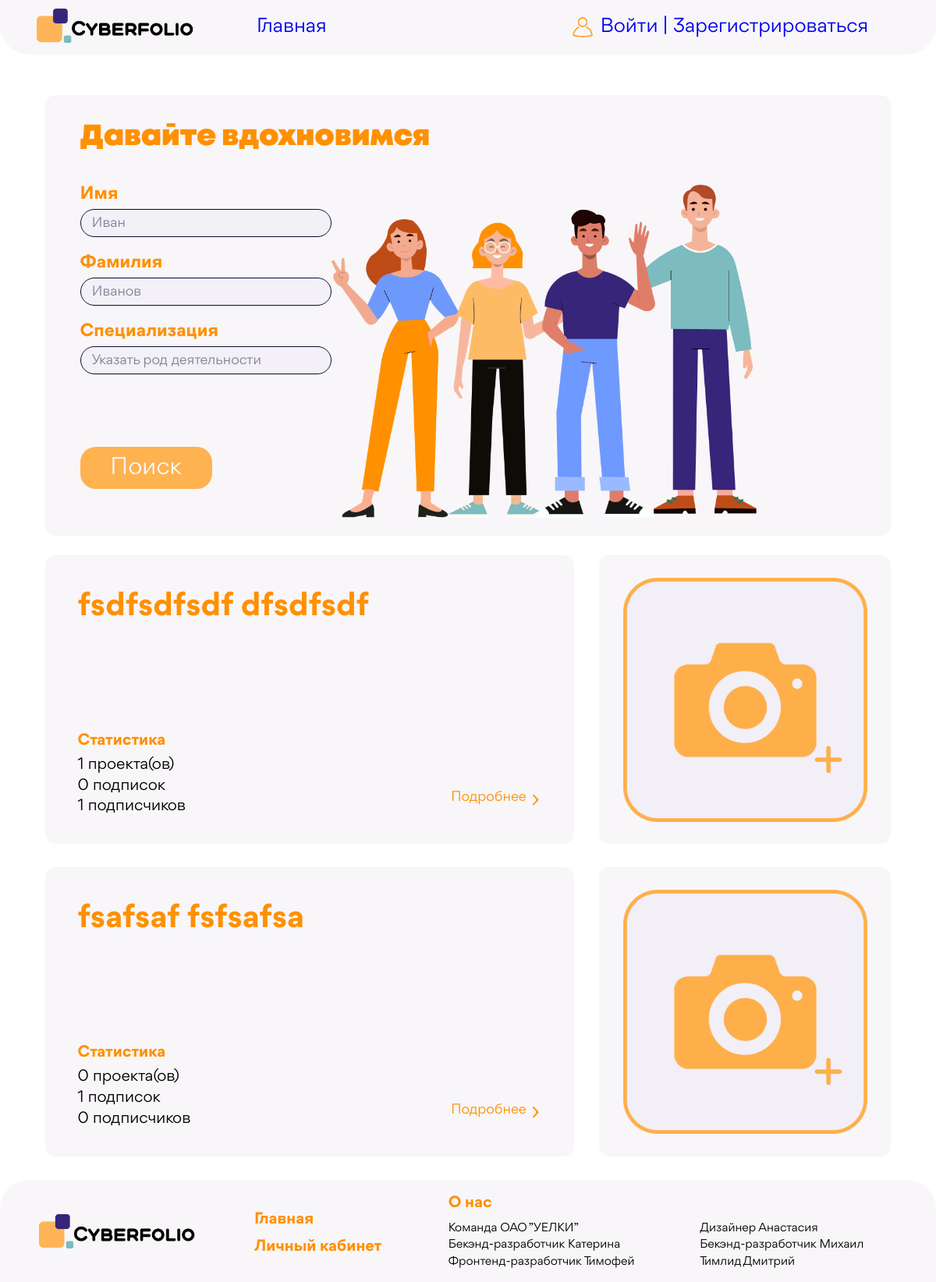
The page / on the database its author committed.
### Accounts/models.py (models this page shows, shortened)
class User(AbstractUser):
    sur_sur_name = models.CharField(max_length=20, verbose_name="Фамилия",blank=True)
    slug = models.SlugField(verbose_name='Слаг', unique=True)
    descriptions = models.TextField(max_length=300, verbose_name='Описание',blank=True)
    email = models.EmailField(verbose_name='Почта',blank=True)
    spec = models.ForeignKey('Specs', db_index=True, on_delete=models.PROTECT, verbose_name="Специализация",blank=True, default=1)
    photo = models.ImageField(upload_to=user_directory_path, blank=True, verbose_name="Фото")
    time_create = models.DateTimeField(auto_now_add=True, verbose_name="Время создания")
    vk_url = models.URLField(max_length=128, blank=True, verbose_name='VK')
    hh_url = models.URLField(max_length=128,blank=True, verbose_name='HH')
    behance_url = models.URLField(max_length=128,blank=True,verbose_name='BH')
    def get_projects(self):
        return Project.objects.all().filter(users=self)
    def count_projects(self):
        return self.get_projects().count()
    def get_followers(self):
        return Follow.objects.all().filter(follow_from_id=self.id).values_list('follow_to', flat=True)
    def count_followers(self):
        return self.get_followers().count()
    def count_followings(self):
        return Follow.objects.all().filter(follow_to_id=self.id).count()
    def get_short_name(self):
        return '{0} {1}'.format(self.last_name, self.first_name)
    class Meta:
        verbose_name = 'Юзер'
        verbose_name_plural = 'Юзеры'
        ordering = ['id']

### Accounts/views.py (the view)
# urls.py: 2. Add a URL to urlpatterns:  path('', Home.as_view(), name='home')
class Home(ListView):
    model = User
    template_name = "main_page.html"
    context_object_name = "users"
    def get_context_data(self, *, object_list = None, **kwargs):
        context = super().get_context_data(**kwargs)
        context['title'] = "Главная страница"
        return context
    def get_queryset(self):
        users = User.objects.all().exclude(id=self.request.user.id).filter(is_superuser=0)
        if self.request.method == 'GET':
            first_name = self.request.GET.get('first_name')
            last_name = self.request.GET.get('last_name')
            spec = self.request.GET.get('specialization')
            first_name_q = Q()
            if first_name:
                first_name_q = Q(first_name__icontains=first_name)
            last_name_q = Q()
            if last_name:
                last_name_q = Q(last_name__icontains=last_name)
            if spec:
                try:
                    spec_obj = Specs.objects.get(name=spec)
                    users = users.filter(spec=spec_obj)
                except Specs.DoesNotExist:
                    pass
            users = users.filter(first_name_q & last_name_q)
        users = users.annotate(num_followers=Count('following')).order_by('-num_followers')
        return users

### templates/main_page.html (shortened to what this page needs)
{% extends 'base.html' %}
{% load static %}
{% block css %}
    <link rel="stylesheet" href="{% static 'css/normalize.css' %}">
    <link rel="stylesheet" href="{% static 'css/general_styles.css' %}">
    <link rel="stylesheet" href="{% static 'css/main_page.css' %}">
    <link href = "{% static 'fonts/stylesheet.css' %}" rel = "stylesheet" type = "text/css" />
{% endblock %}
{% block content %}
    <div class="search_container">
            <div class="search_header">
                Давайте вдохновимся
            </div>
            <div class="search_info">
                <form method="GET" action="{% url 'home' %}">
                    <div class="input-heading">Имя</div>
                    <input type="text" name="first_name" id="first_name" value="{{ request.GET.first_name }}" placeholder="Иван" class="input search_input">
                    <div class="input-heading">Фамилия</div>
                    <input type="text" name="last_name" id="last_name" value="{{ request.GET.last_name }}" placeholder="Иванов" class="input search_input">
                    <div class="input-heading">Специализация</div>
                    <input type="text" name="specialization" id="specialization" value="{{ request.GET.specialization }}" placeholder="Указать род деятельности" class="input search_input">
                    <div class="search_button-container">
                        <button type="submit" class="usual-button search_button">Поиск</button>
                    </div>
                </form>
                <div>
                    <img class="search_img" src="{% static 'images/mainpage_img.png' %}">
                </div>
            </div>
        </div>
<div class="users">
{% for u in users %}
    <div class="user-card-container">
            <div class="left-section card-container">
                <div class="user-header">{{ u.get_short_name }}</div>
                <div class="user-statistic-header">Статистика</div>
                <div class="statistic-container">
                    <ul class="statistic-list">
                        <li class="statistic-item">{{ u.count_projects }} проекта(ов)</li>
                        <li class="statistic-item">{{ u.count_followers }} подписок</li>
                        <li class="statistic-item">{{ u.count_followings }} подписчиков</li>
                    </ul>
                    <a href="{% url 'profile' slug=u.slug %}" class="project-link">
                        <h5 class="abour-project">Подробнее</h5>
                        <img class="abour-project-icon" src="{% static 'images/about-project-icon.svg' %}">
                    </a>
                    </div>
                </div>
                <div class="right-section card-container">
                    {% if u.photo %}
                        <img src="{{u.photo.url}}" alt="" class="avatar">
                    {% else %}
                        <img src="{% static '/images/default_photo.png' %}" alt="" class="avatar">
                    {% endif %}
                </div>
            </div>
        </div>
{% endfor %}
{% endblock %}

### Accounts/static/css/general_styles.css (style rules this page uses)
body { background-image: url(../images/background.png); background-size: cover; background-repeat: no-repeat; display: flex; flex-direction: column; min-height: 100%; }
.usual-button { background-color: #feb250; padding: 1.14vw 2.70vw; border-radius: 1.66vw; color: #f8f6f8 !important; font-weight: 400; font-size: 2.5vw; line-height: 2.7vw; border: 0px; }
a { text-decoration: none; }
input { text-decoration: none; border: 0px; color: #000000; }
ul { list-style: none; margin: 0; padding: 0; }
img { max-width: 100%; }
html { font-family: "Gordita"; height: 100%; }
* { box-sizing: border-box; }
.statistic-item:not(:last-child) { margin-bottom: 0.41vw; }
.user-statistic-header { display: inline; font-weight: 700; font-size: 1.66667vw; line-height: 1.8229vw; color: #FF9000; margin-bottom: 0.78125vw; margin-top: 1.40vw; padding: 0px; }
.statistic-item { font-weight: 400; font-size: 1.66667vw; line-height: 1.8229vw; flex-wrap: nowrap; display: flex; margin-top: 0px; padding: 0px; }
.abour-project { font-weight: 400; font-size: 1.46vw; line-height: 1.5625vw; color: #FF9000; }
.project-link { padding: 1vw; }
.abour-project-icon { min-width: 0.7vw; max-width: 0.7vw; margin-left: 0.68125vw; }
.project-link { display: flex; flex-direction: row; align-items: center; margin-top: auto; }
.card-container { background-color: #F8F6F8; border-radius: 1.1vw; }
.input::placeholder { color: #828396; }
.input { border: 0.15vw solid #090E2B; border-radius: 4.01vw; padding: 0.78vw 1.198vw; transition: 0.3s box-shadow, 0.3s border-color; background: #f3f0f8; font-style: normal; font-weight: 400; font-size: 1.8vw; line-height: 1.354vw; }

### Accounts/static/css/main_page.css (style rules this page uses)
.search_container { display: flex; background: #F8F6F8; border-radius: 1.09vw; width: 90.4%; margin: auto; margin-top: 4.32vw; margin-bottom: 2.08vw; flex-direction: column; padding: 2.55vw 4.16vw 1.45vw 3.75vw; }
.search_header { font-family: 'Mont'; font-style: normal; font-weight: 900; font-size: 3.125vw; line-height: 4.01vw; color: #FF9000; margin-bottom: 3.02vw; }
.input-heading { font-family: 'Gordita'; font-style: normal; font-weight: 700; font-size: 1.875vw; line-height: 2.03vw; color: #FF9000; margin-bottom: 0.57vw; }
.search_info { display: flex; }
.search_img { width: 45.4vw; }
.search_button { font-family: 'Gordita'; font-style: normal; font-weight: 400; font-size: 2.5vw; line-height: 2.7vw; color: #F8F6F8; border: none; padding: 0.93vw 3.02vw; margin-top: 5.98vw; width: 14.1vw; }
.search_input { font-family: 'Gordita'; font-style: normal; font-weight: 400; font-size: 1.45vw; line-height: 1.56vw; color: #000000; padding: 0.78vw 2.91vw 0.52vw 1.19vw; width: 26.9vw; border: 0.15vw solid #090E2B; border-radius: 4.01vw; }
.search_input:not(:last-child) { margin-bottom: 1.71vw; }
.search_button-container { display: flex; }
.user-card-container { width: 90.4%; margin-left: auto; margin-right: auto; display: flex; justify-content: space-between; margin-bottom: 2.5vw; }
.left-section { padding: 3.75vw 2.7vw 3.1vw 3.49vw; width: 56.51vw; display: flex; flex-direction: column; }
.right-section { padding: 2.396vw 2.55vw 1.927vw 2.55vw; }
.statistic-container { display: flex; justify-content: space-between; align-items: flex-end; }
.avatar { min-width: 26.1vw; max-width: 26.1vw; }
.project-link { align-self: end; align-items: end !important; }
h5 { margin: 0px; }
.user-header { font-weight: 700; font-size: 3.333vw; line-height: 3.6vw; color: #FF9000; margin-bottom: 2vw; }

### rows shown on the page
User: get_short_name "fsdfsdfsdf dfsdfsdf", count_projects "1", count_followers "0", count_followings "1"
User: get_short_name "fsafsaf fsfsafsa", count_projects "0", count_followers "1", count_followings "0"
